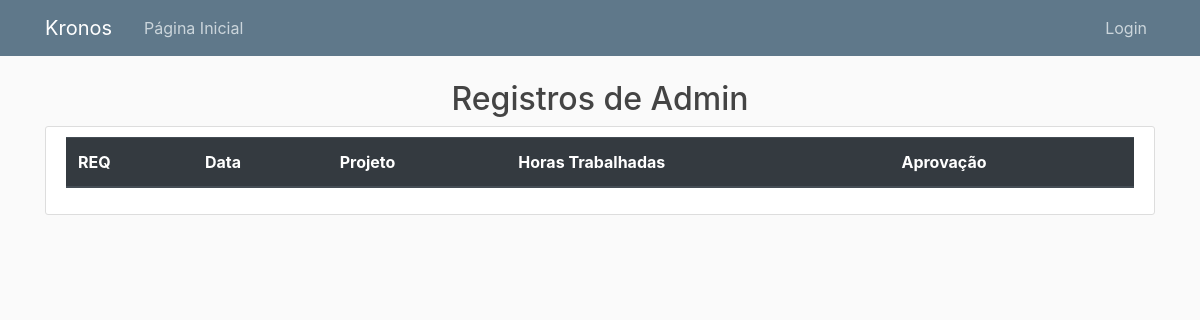
Before: /usuario_registros/1 with the older database file.
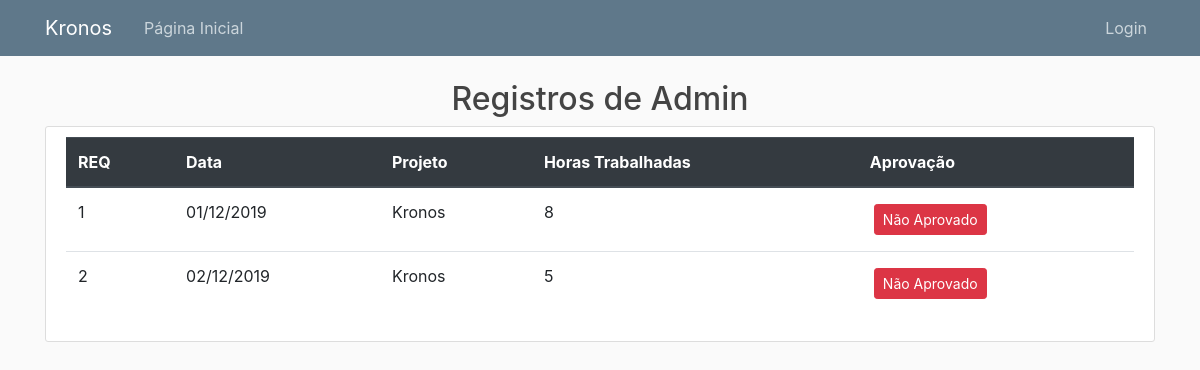
After: the same page with the newer database file.
### kronos/models.py (models this page shows, shortened)
class RegistroHoras(db.Model):
    __tablename__ = 'registros'
    id = db.Column(db.Integer, primary_key=True)
    data = db.Column(Data, nullable=False)
    aprovacao = db.Column(db.Boolean, default=False)
    total_horas = db.Column(db.Integer, nullable=False)
    usuario_id = db.Column(db.Integer, db.ForeignKey('usuarios.id'), nullable=False)
    projeto_id = db.Column(db.Integer, db.ForeignKey('projetos.id'), nullable=False)

class Projeto(db.Model):
    __tablename__ = 'projetos'
    id = db.Column(db.Integer, primary_key=True)
    nome = db.Column(db.String(50), nullable=False)
    descricao = db.Column(db.Text)
    data_inicio = db.Column(Data, nullable=False, default=datetime.utcnow)
    data_entrega = db.Column(Data, nullable=False)
    total_horas = db.Column(db.Integer, nullable=False, default=0)
    registros = db.relationship('RegistroHoras', backref='projeto', lazy=True)

### kronos/routes.py (the view)
@app.route('/usuario_registros/<int:usuario_id>')
def usuario_registros(usuario_id):
    usuario = Usuario.query.get_or_404(usuario_id)
    registros = RegistroHoras.query.filter_by(usuario_id=usuario.id)
    titulo = 'Registros - ' + usuario.nome
    return render_template('usuario_registros.html', titulo =' Registros -' + usuario.nome, registros=registros, usuario=usuario)

### kronos/templates/usuario_registros.html
{% extends "base.html" %}
{% block content %}
<h2 style="text-align:center">Registros de {{ usuario.nome }}</h2>
<div class="content-section">
        <table class="table">
                <thead class="thead-dark">
                        <tr>
                        <th>REQ</th>
                        <th>Data</th>
                        <th>Projeto</th>
                        <th>Horas Trabalhadas</th>
                        <th>Aprovação</th>
                        </tr>
                </thead>
                <tbody>
                        {% for registro in registros %}
                        <tr>
                                <td>{{ registro.id }}</td>
                                <td>{{ registro.data.strftime('%d/%m/%Y') }}</td>
                                <td>{{ registro.projeto.nome }}</td>
                                <td>{{ registro.total_horas }}</td>
                                {% if registro.aprovacao %}
                                        <td><a class="btn btn-secondary btn-sm m-1" href="{{ url_for('reprovar', registro_id=registro.id, usuario_id=usuario.id) }}">Aprovado</a></td>
                                {% else %}
                                        <td><a class="btn btn-danger btn-sm m-1" href="{{ url_for('aprovar', registro_id=registro.id, usuario_id=usuario.id) }}">Não Aprovado</a></td>
                                {% endif %}
                        </tr>
                        {% endfor %}
                </tbody>
                </table>
</div>
{% endblock content %}

Changed rows visible on the page:
added RegistroHoras: id "1", data "01/12/2019", projeto.nome "Kronos", total_horas "8"
added RegistroHoras: id "2", data "02/12/2019", projeto.nome "Kronos", total_horas "5"
